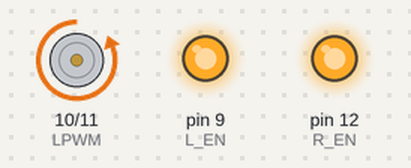
The sketch below on a simulated Arduino Uno, built with avr-gcc and run on an emulated ATmega328P. Shown: motor-driver pin pairs drawn as motors (green arrow = first pin HIGH = forward, orange = second pin HIGH = backward, longer = more drive), output pins drawn as LEDs (lit = HIGH).

Above: at 1.0 s.
At 2.2 s:
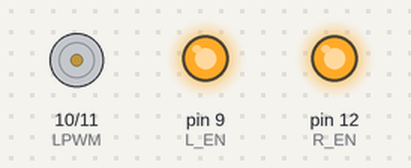
At 3.5 s:
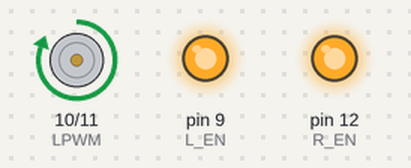
Timing chart, 0 to 6.5 s (numbered marks = the images above):
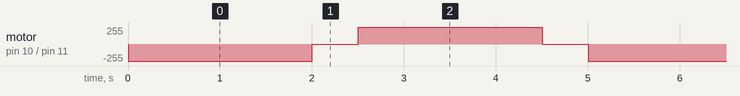

Measured:
- by itself, motor on pin 10 (LPWM) / pin 11 (RPWM): repeats every 5.0 s: stopped 0.50 s, forward 255/255 2.0 s, stopped 0.50 s, backward 255/255 2.0 s

The sketch:

Linear_actuator_cycle_Hard.ino
```cpp
// Define motor driver pins
const int RPWM = 11;  // Forward PWM
const int LPWM = 10; // Reverse PWM
const int R_EN = 12;  // Forward enable
const int L_EN = 9;  // Reverse enable

void setup() {
    pinMode(RPWM, OUTPUT);
    pinMode(LPWM, OUTPUT);
    pinMode(R_EN, OUTPUT);
    pinMode(L_EN, OUTPUT);

    digitalWrite(R_EN, HIGH); // Enable forward drive
    digitalWrite(L_EN, HIGH); // Enable reverse drive

    Serial.begin(9600); // Initialize serial communication
}

void loop() {
    // Run forward
    analogWrite(RPWM, 255); // Full speed forward
    analogWrite(LPWM, 0);
    delay(2000); // Run for 2 seconds

    // Stop motor
    analogWrite(RPWM, 0);
    analogWrite(LPWM, 0);
    delay(500); // Pause for 0.5 seconds

    // Run in reverse
    analogWrite(RPWM, 0);
    analogWrite(LPWM, 255); // Full speed reverse
    delay(2000); // Run for 2 seconds

    // Stop motor
    analogWrite(RPWM, 0);
    analogWrite(LPWM, 0);
    delay(500); // Pause for 0.5 seconds
}
```
